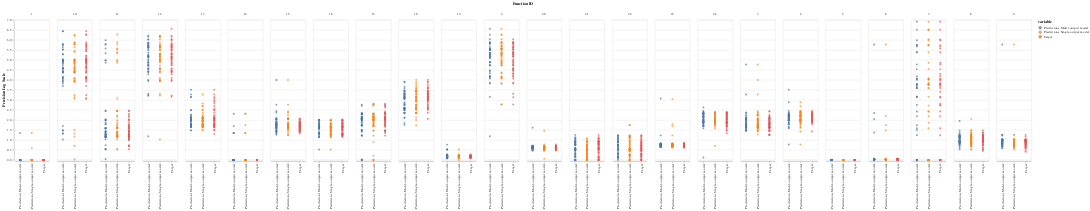

Here is the notebook cell this chart was saved with:
### Code cell
alt.Chart(
    single_multi_precision_df_melted
).mark_circle(
).encode(
    alt.X('variable:N', title=''),
    alt.Y('Precision Log Scale:Q'),
    column='Function ID:N',
    color='variable:N'
).properties(
    width = 100,
    height = 400
)

### Figure 1 — Vega-Lite specification as saved in the notebook (floating-point values rounded to 4 significant figures; data arrays with more than 128 entries replaced by an {"elided": "..."} marker saying what was removed)
{"config": {"view": {"continuousWidth": 400, "continuousHeight": 300}}, "data": {"name": "data-d33e779b2695f69eb3af18df592fb25f"}, "mark": "circle", "encoding": {"color": {"type": "nominal", "field": "variable"}, "column": {"type": "nominal", "field": "Function ID"}, "x": {"type": "nominal", "field": "variable", "title": ""}, "y": {"type": "quantitative", "field": "Precision Log Scale"}}, "height": 400, "width": 100, "$schema": "https://vega.github.io/schema/vega-lite/v4.8.1.json", "datasets": {"data-d33e779b2695f69eb3af18df592fb25f": {"elided": "3600 records"}}}
